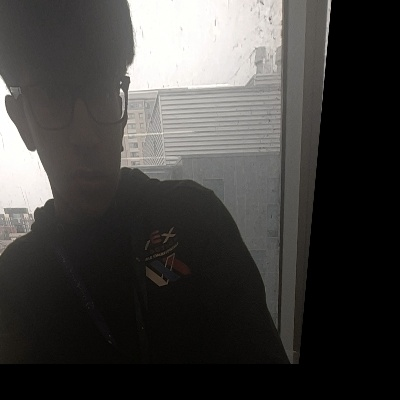
#> input picture backend/temp_image_1757774935.jpg, 400 x 400 px
$ python -i complete_pipeline.py   (imports and definitions only)
#> lines starting #> are read from the running program, lines starting #| are printed output that depends on the picture; after the words box and inside, x2 and y2 are one past the last pixel; in counts of white or black regions, pixels touching at a corner belong together
#> further down, picture is the input picture: shape (400, 400, 3); mean B, G, R 62.8, 64.8, 66.1
import cv2
import numpy as np
import argparse
import os
from typing import List, Tuple, Optional
from collections import deque

class CompletePipeline:
    def __init__(self, src_points=None, dst_points=None):
        self.src_points = src_points or np.array([
            [600, 78], #topleft
            [1421, 80], #top right
            [1622, 823], # bottom right
            [314, 821], # bottomleft
        ], dtype=np.float32)

        self.dst_points = dst_points or np.array([
            [0, 0],
            [400, 0],
            [400, 400],
            [0, 400]
        ], dtype=np.float32)

        self.H = cv2.getPerspectiveTransform(self.src_points, self.dst_points)
        self.center_history: deque = deque(maxlen=5)

    def _apply_nms(self, rects_scores: List[Tuple[int,int,int,int,float]], iou_thr: float = 0.35) -> List[Tuple[int,int,int,int,float]]:
        if not rects_scores:
            return []
        boxes = np.array([[x, y, x+w, y+h] for (x,y,w,h,_) in rects_scores], dtype=np.float32)
        scores = np.array([s for (*_, s) in rects_scores], dtype=np.float32)
        idxs = scores.argsort()[::-1]
        keep = []
        while len(idxs) > 0:
            i = idxs[0]
            keep.append(i)
            if len(idxs) == 1:
                break
            rest = idxs[1:]
            x1 = np.maximum(boxes[i,0], boxes[rest,0])
            y1 = np.maximum(boxes[i,1], boxes[rest,1])
            x2 = np.minimum(boxes[i,2], boxes[rest,2])
            y2 = np.minimum(boxes[i,3], boxes[rest,3])
            inter = np.maximum(0, x2-x1) * np.maximum(0, y2-y1)
            area_i = (boxes[i,2]-boxes[i,0]) * (boxes[i,3]-boxes[i,1])
            area_r = (boxes[rest,2]-boxes[rest,0]) * (boxes[rest,3]-boxes[rest,1])
            iou = inter / (area_i + area_r - inter + 1e-6)
            idxs = rest[iou <= iou_thr]
        return [rects_scores[i] for i in keep]

    def _persistence_filter(self, rects: List[Tuple[int,int,int,int]]) -> List[Tuple[int,int,int,int]]:
        if not self.center_history:
            centers = [((x + x+w)//2, (y + y+h)//2) for (x,y,w,h) in rects]
            self.center_history.append(centers)
            return rects
        prev_centers_flat = [c for hist in self.center_history for c in hist]
        kept = []
        cur_centers = []
        for (x,y,w,h) in rects:
            cx, cy = (x + w//2), (y + h//2)
            cur_centers.append((cx, cy))
            ok = False
            for (px, py) in prev_centers_flat:
                if (cx-px)*(cx-px) + (cy-py)*(cy-py) <= 25*25:
                    ok = True
                    break
            if ok:
                kept.append((x,y,w,h))
        self.center_history.append(cur_centers)
        return kept

    def _red_mask(self, frame: np.ndarray) -> np.ndarray:
        hsv = cv2.cvtColor(frame, cv2.COLOR_BGR2HSV)
        lower1 = np.array([0, 80, 50], dtype=np.uint8)
        upper1 = np.array([10, 255, 255], dtype=np.uint8)
        lower2 = np.array([170, 80, 50], dtype=np.uint8)
        upper2 = np.array([180, 255, 255], dtype=np.uint8)
        mask1 = cv2.inRange(hsv, lower1, upper1)
        mask2 = cv2.inRange(hsv, lower2, upper2)
        red = cv2.bitwise_or(mask1, mask2)
        red = cv2.morphologyEx(red, cv2.MORPH_CLOSE, np.ones((5,5), np.uint8), iterations=2)
        red = cv2.morphologyEx(red, cv2.MORPH_OPEN, np.ones((3,3), np.uint8), iterations=1)
        return red

    def _find_filtered_rects(self, frame: np.ndarray):
        gray = cv2.cvtColor(frame, cv2.COLOR_BGR2GRAY)
        gray = cv2.blur(gray, (3,3))
        canny = cv2.Canny(gray, 100, 200)
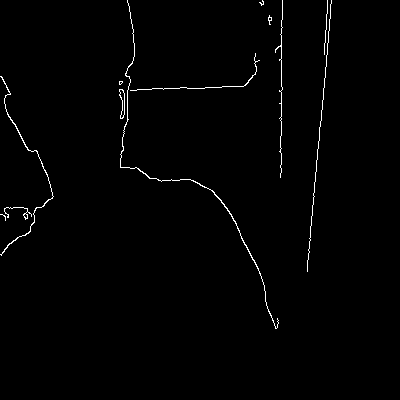
#> canny: shape (400, 400); 1% white in thin lines or dots, all inside (x1, y1, x2, y2) = (0, 0, 332, 329)
        canny = cv2.dilate(canny, np.ones((3,3), np.uint8), iterations=1)
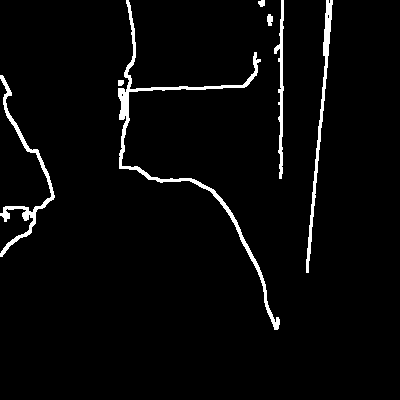
#> canny: shape (400, 400); 3.3% white; 7 white regions, largest, box (x1, y1, x2, y2) and area: (118, 0, 280, 330) 2297, (0, 75, 55, 257) 1115, (306, 0, 333, 273) 1046
        red = self._red_mask(frame)
#> in _red_mask, `hsv = cv2.cvtColor(frame, cv2.COLOR_BGR2HSV)`: hsv: shape (400, 400, 3); mean H, S, V 20.3, 19, 66.2
#> in _red_mask, `mask1 = cv2.inRange(hsv, lower1, upper1)`:
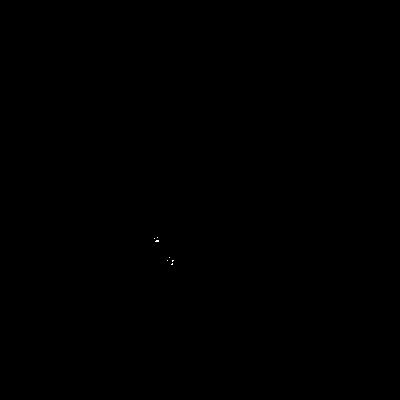
#> mask1: shape (400, 400); 0.01% white in thin lines or dots, all inside (x1, y1, x2, y2) = (154, 237, 174, 265)
#> in _red_mask, `mask2 = cv2.inRange(hsv, lower2, upper2)`: mask2: shape (400, 400); every value is 0
#> in _red_mask, `red = cv2.morphologyEx(red, cv2.MORPH_OPEN, np.ones((3,3), np.uint8), ..`: red: shape (400, 400); 0.01% white; 1 white region (1 under 20 px)
        combo = cv2.bitwise_or(canny, red)
#> combo: shape (400, 400); 3.3% white; 8 white regions (1 under 20 px)
        contours, _ = cv2.findContours(combo, cv2.RETR_TREE, cv2.CHAIN_APPROX_SIMPLE)
#> contours = 10 contours, 3 with area under 20; largest, box (x1, y1, x2, y2) and area: (118, 0, 280, 330) 1726, (0, 75, 55, 257) 854, (306, 0, 333, 273) 770, (274, 0, 284, 179) 442, (267, 14, 273, 26) 42, (258, 0, 265, 7) 28, (118, 80, 124, 86) 23
        candidates: List[Tuple[int,int,int,int,float]] = []
        for c in contours:
            area = cv2.contourArea(c)
            if area < 1400:
                continue
            x, y, w, h = cv2.boundingRect(c)
            if w < 26 or h < 26:
                continue
            rect_area = float(w * h)
            extent = area / (rect_area + 1e-6)
            hull = cv2.convexHull(c)
            hull_area = cv2.contourArea(hull) + 1e-6
            solidity = area / hull_area
            ar = w / float(h)
            peri = cv2.arcLength(c, True)
            circularity = 4.0 * np.pi * area / (peri*peri + 1e-6)
            roi_edges = canny[y:y+h, x:x+w]
            edge_density = float(np.count_nonzero(roi_edges)) / (rect_area + 1e-6)
            roi_red = red[y:y+h, x:x+w]
            red_cov = float(np.count_nonzero(roi_red)) / (rect_area + 1e-6)
            if extent < 0.17:
                continue
            if solidity < 0.33:
                continue
            if ar < 0.20 or ar > 6.0:
                continue
            if circularity < 0.035:
                continue
            if edge_density < 0.012 and red_cov < 0.07:
                continue
            score = min(1.0, (area / 30000.0) + 0.7*red_cov + 0.4*edge_density + 0.2*extent)
            candidates.append((x, y, w, h, float(score)))
#> this loop made 10 passes
#> area on passes 2, 3, 4, 5, 7, 8: 23, 854, 41.5, 769.5, 442, 28
#> (area, x, y, w, h, rect_area, extent, hull_area) on pass 9: (1725.5, 118, 0, 162, 330, 53460, 0.0323, 32798)
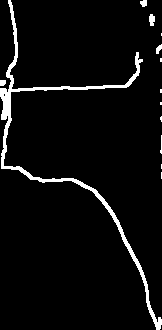
#> roi_edges: shape (330, 162); 4.7% white; 13 white regions (7 under 20 px), largest, box (x1, y1, x2, y2) and area: (0, 0, 162, 330) 2297, (149, 14, 155, 26) 57, (140, 0, 147, 7) 39, (156, 44, 162, 54) 37, (0, 80, 6, 86) 33, (160, 135, 162, 154) 22
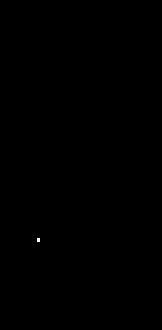
#> roi_red: shape (330, 162); 0.02% white; 1 white region (1 under 20 px)
#> after the loop, candidates = []
        candidates = self._apply_nms(candidates, 0.35)
        rects = [(x,y,w,h) for (x,y,w,h,_) in candidates]
#> rects = []
        rects = self._persistence_filter(rects)
        return rects

    def draw_automatic_detections(self, frame: np.ndarray, result: np.ndarray):
        rects = self._find_filtered_rects(frame)
#> rects = []
        if isinstance(rects, tuple):
            rects = rects[0]
        for i, (x, y, w, h) in enumerate(rects):
            cv2.rectangle(result, (x, y), (x + w, y + h), (0, 255, 0), 2)
            cx, cy = x + w//2, y + h//2
            cv2.putText(result, f"{i+1}", (x, y-8), cv2.FONT_HERSHEY_SIMPLEX, 0.7, (0,255,0), 2)
            cv2.circle(result, (cx, cy), 3, (0,255,255), -1)
#> this loop made 0 passes

    # [101 lines left out: functions transform_coordinates_to_original, get_detections, save_centers, run_pipeline, main, not called in this run]

# [2 lines not run here, left out]

>>> import cv2
>>> picture = cv2.imread('backend/temp_image_1757774935.jpg')
>>> result = CompletePipeline().draw_automatic_detections(picture, 'out.png')
